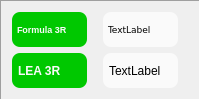
          <widget class="QFrame" name="frame_20">
           <property name="frameShape">
            <enum>QFrame::Panel</enum>
           </property>
           <property name="frameShadow">
            <enum>QFrame::Sunken</enum>
           </property>
           <layout class="QGridLayout" name="gridLayout_22">
            <item row="0" column="0">
             <widget class="QLabel" name="tFomula3R_Label_2">
              <property name="font">
               <font>
                <pointsize>7</pointsize>
                <weight>75</weight>
                <bold>true</bold>
               </font>
              </property>
              <property name="styleSheet">
               <string notr="true">QLabel {background-color: #00c800;
color: #fafafa;
border: 0px solid grey;
border-radius: 8px;
padding: 3px;
margin-right: 10px}</string>
              </property>
              <property name="text">
               <string>Formula 3R</string>
              </property>
             </widget>
            </item>
            <item row="0" column="1">
             <widget class="QLabel" name="Formula3R_Label_2">
              <property name="font">
               <font>
                <family>Verdana</family>
                <pointsize>7</pointsize>
               </font>
              </property>
              <property name="styleSheet">
               <string notr="true">QLabel {background-color: #fafafa}
QLabel {color: #000000}
QLabel {border: 0px solid grey}
QLabel {border-radius: 8px}
QLabel {padding: 3px}
QLabel {margin-right: 10px}</string>
              </property>
              <property name="text">
               <string>TextLabel</string>
              </property>
             </widget>
            </item>
            <item row="1" column="0">
             <widget class="QLabel" name="tLEA3R_label_2">
              <property name="font">
               <font>
                <weight>75</weight>
                <bold>true</bold>
               </font>
              </property>
              <property name="styleSheet">
               <string notr="true">QLabel {background-color: #00c800;
color: #fafafa;
border: 0px solid grey;
border-radius: 8px;
padding: 3px;
margin-right: 10px}</string>
              </property>
              <property name="text">
               <string>LEA 3R</string>
              </property>
             </widget>
            </item>
            <item row="1" column="1">
             <widget class="QLabel" name="LEA3R_label_2">
              <property name="styleSheet">
               <string notr="true">QLabel {background-color: #fafafa}
QLabel {color: #000000}
QLabel {border: 0px solid grey}
QLabel {border-radius: 8px}
QLabel {padding: 3px}
QLabel {margin-right: 10px}</string>
              </property>
              <property name="text">
               <string>TextLabel</string>
              </property>
             </widget>
            </item>
           </layout>
          </widget>
